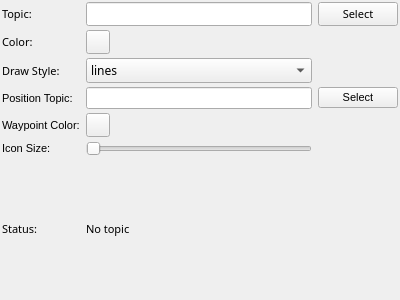
<?xml version="1.0" encoding="UTF-8"?>
<ui version="4.0">
 <class>route_config</class>
 <widget class="QWidget" name="route_config">
  <property name="geometry">
   <rect>
    <x>0</x>
    <y>0</y>
    <width>400</width>
    <height>300</height>
   </rect>
  </property>
  <property name="windowTitle">
   <string>Form</string>
  </property>
  <property name="styleSheet">
   <string notr="true"/>
  </property>
  <layout class="QGridLayout" name="gridLayout">
   <property name="leftMargin">
    <number>2</number>
   </property>
   <property name="topMargin">
    <number>2</number>
   </property>
   <property name="rightMargin">
    <number>2</number>
   </property>
   <property name="bottomMargin">
    <number>2</number>
   </property>
   <property name="verticalSpacing">
    <number>4</number>
   </property>
   <item row="8" column="2">
    <widget class="mapviz::ColorButton" name="positioncolor">
     <property name="maximumSize">
      <size>
       <width>24</width>
       <height>24</height>
      </size>
     </property>
     <property name="text">
      <string/>
     </property>
    </widget>
   </item>
   <item row="6" column="2">
    <widget class="QComboBox" name="drawstyle">
     <property name="maximumSize">
      <size>
       <width>16777215</width>
       <height>25</height>
      </size>
     </property>
     <property name="font">
      <font>
       <family>Sans Serif</family>
       <pointsize>9</pointsize>
      </font>
     </property>
     <property name="maxVisibleItems">
      <number>2</number>
     </property>
     <property name="minimumContentsLength">
      <number>0</number>
     </property>
     <item>
      <property name="text">
       <string>lines</string>
      </property>
     </item>
     <item>
      <property name="text">
       <string>points</string>
      </property>
     </item>
    </widget>
   </item>
   <item row="10" column="2" colspan="2">
    <widget class="QLabel" name="status">
     <property name="font">
      <font>
       <family>Sans Serif</family>
       <pointsize>8</pointsize>
      </font>
     </property>
     <property name="styleSheet">
      <string notr="true"/>
     </property>
     <property name="text">
      <string>No topic</string>
     </property>
     <property name="wordWrap">
      <bool>true</bool>
     </property>
    </widget>
   </item>
   <item row="3" column="0">
    <widget class="QLabel" name="label_3">
     <property name="font">
      <font>
       <family>Sans Serif</family>
       <pointsize>8</pointsize>
      </font>
     </property>
     <property name="text">
      <string>Color:</string>
     </property>
    </widget>
   </item>
   <item row="2" column="0">
    <widget class="QLabel" name="label">
     <property name="font">
      <font>
       <family>Sans Serif</family>
       <pointsize>8</pointsize>
      </font>
     </property>
     <property name="text">
      <string>Topic:</string>
     </property>
    </widget>
   </item>
   <item row="2" column="3">
    <widget class="QPushButton" name="selecttopic">
        <property name="sizePolicy">
         <sizepolicy hsizetype="Fixed" vsizetype="Fixed">
          <horstretch>0</horstretch>
          <verstretch>0</verstretch>
         </sizepolicy>
        </property>
     <property name="font">
      <font>
       <family>Sans Serif</family>
       <pointsize>8</pointsize>
      </font>
     </property>
     <property name="cursor">
      <cursorShape>CrossCursor</cursorShape>
     </property>
     <property name="styleSheet">
      <string notr="true"/>
     </property>
     <property name="text">
      <string>Select</string>
     </property>
    </widget>
   </item>
   <item row="6" column="0">
    <widget class="QLabel" name="label_7">
     <property name="font">
      <font>
       <family>Sans Serif</family>
       <pointsize>8</pointsize>
      </font>
     </property>
     <property name="text">
      <string>Draw Style:</string>
     </property>
    </widget>
   </item>
   <item row="3" column="2">
    <widget class="mapviz::ColorButton" name="color">
     <property name="maximumSize">
      <size>
       <width>24</width>
       <height>24</height>
      </size>
     </property>
     <property name="autoFillBackground">
      <bool>false</bool>
     </property>
     <property name="styleSheet">
      <string notr="true"/>
     </property>
     <property name="text">
      <string/>
     </property>
    </widget>
   </item>
   <item row="7" column="2">
    <widget class="QLineEdit" name="positiontopic"/>
   </item>
   <item row="2" column="2">
    <widget class="QLineEdit" name="topic">
     <property name="font">
      <font>
       <family>Sans Serif</family>
       <pointsize>8</pointsize>
      </font>
     </property>
    </widget>
   </item>
   <item row="7" column="0">
    <widget class="QLabel" name="label_4">
     <property name="font">
      <font>
       <pointsize>8</pointsize>
      </font>
     </property>
     <property name="text">
      <string>Position Topic:</string>
     </property>
    </widget>
   </item>
   <item row="7" column="3">
    <widget class="QPushButton" name="selectpositiontopic">
        <property name="sizePolicy">
         <sizepolicy hsizetype="Fixed" vsizetype="Fixed">
          <horstretch>0</horstretch>
          <verstretch>0</verstretch>
         </sizepolicy>
        </property>
     <property name="enabled">
      <bool>true</bool>
     </property>
     <property name="font">
      <font>
       <pointsize>8</pointsize>
      </font>
     </property>
     <property name="text">
      <string>Select</string>
     </property>
    </widget>
   </item>
   <item row="8" column="0">
    <widget class="QLabel" name="label_5">
     <property name="font">
      <font>
       <pointsize>8</pointsize>
      </font>
     </property>
     <property name="text">
      <string>Waypoint Color:</string>
     </property>
    </widget>
   </item>
   <item row="10" column="0">
    <widget class="QLabel" name="label_2">
     <property name="font">
      <font>
       <family>Sans Serif</family>
       <pointsize>8</pointsize>
      </font>
     </property>
     <property name="text">
      <string>Status:</string>
     </property>
    </widget>
   </item>
   <item row="9" column="2">
    <widget class="QSlider" name="iconsize">
     <property name="minimum">
      <number>1</number>
     </property>
     <property name="maximum">
      <number>30</number>
     </property>
     <property name="orientation">
      <enum>Qt::Horizontal</enum>
     </property>
    </widget>
   </item>
   <item row="9" column="0">
    <widget class="QLabel" name="label_6">
     <property name="font">
      <font>
       <pointsize>8</pointsize>
      </font>
     </property>
     <property name="text">
      <string>Icon Size:</string>
     </property>
    </widget>
   </item>
  </layout>
 </widget>
 <customwidgets>
  <customwidget>
   <class>mapviz::ColorButton</class>
   <extends>QPushButton</extends>
   <header location="global">mapviz/color_button.hpp</header>
  </customwidget>
 </customwidgets>
 <resources/>
 <connections/>
 <slots>
  <slot>SelectColor()</slot>
  <slot>SelectTopic()</slot>
  <slot>TopicEdited()</slot>
  <slot>PositionToleranceChanged(double)</slot>
  <slot>AngleToleranceChanged(double)</slot>
 </slots>
</ui>
